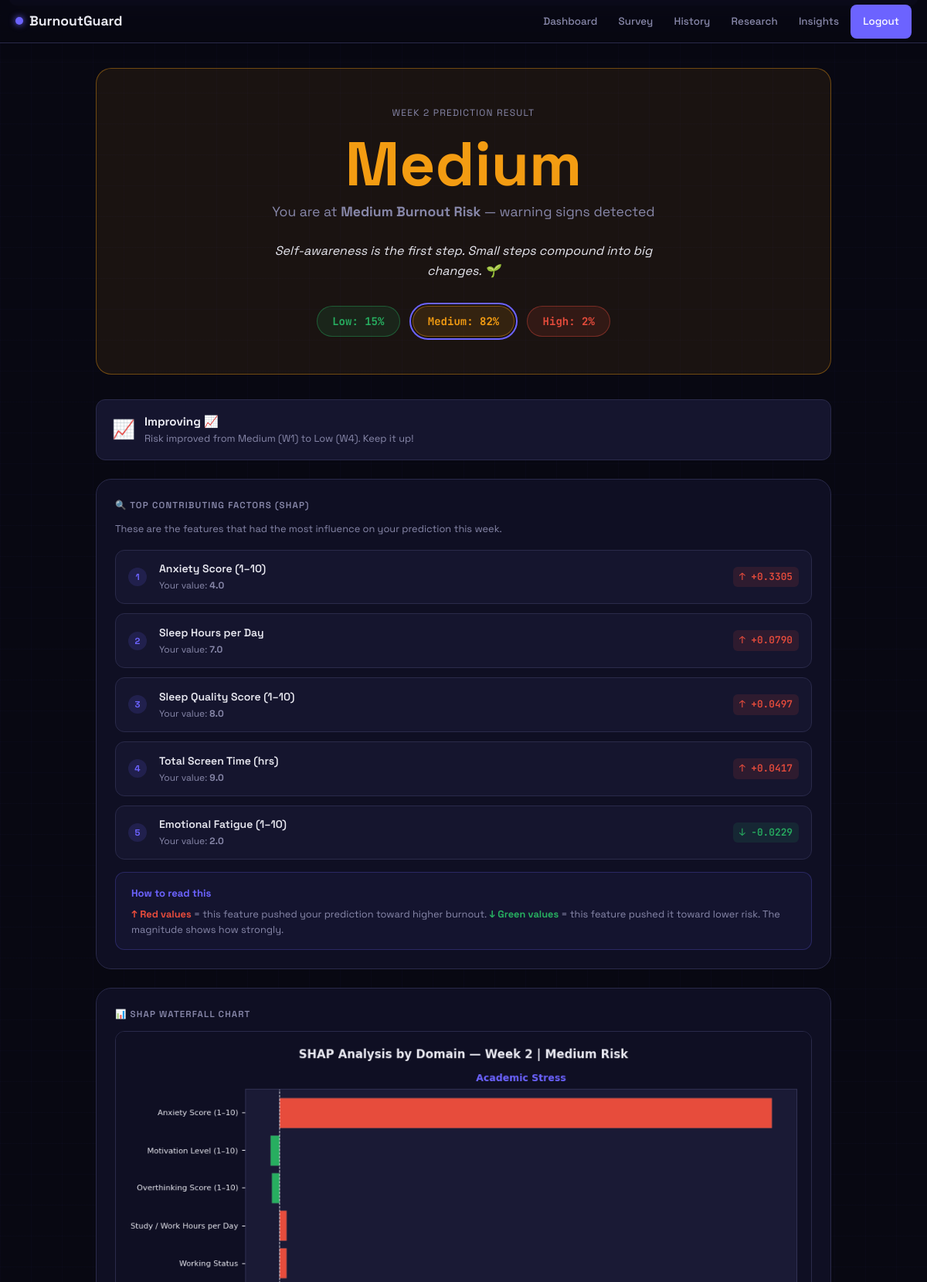
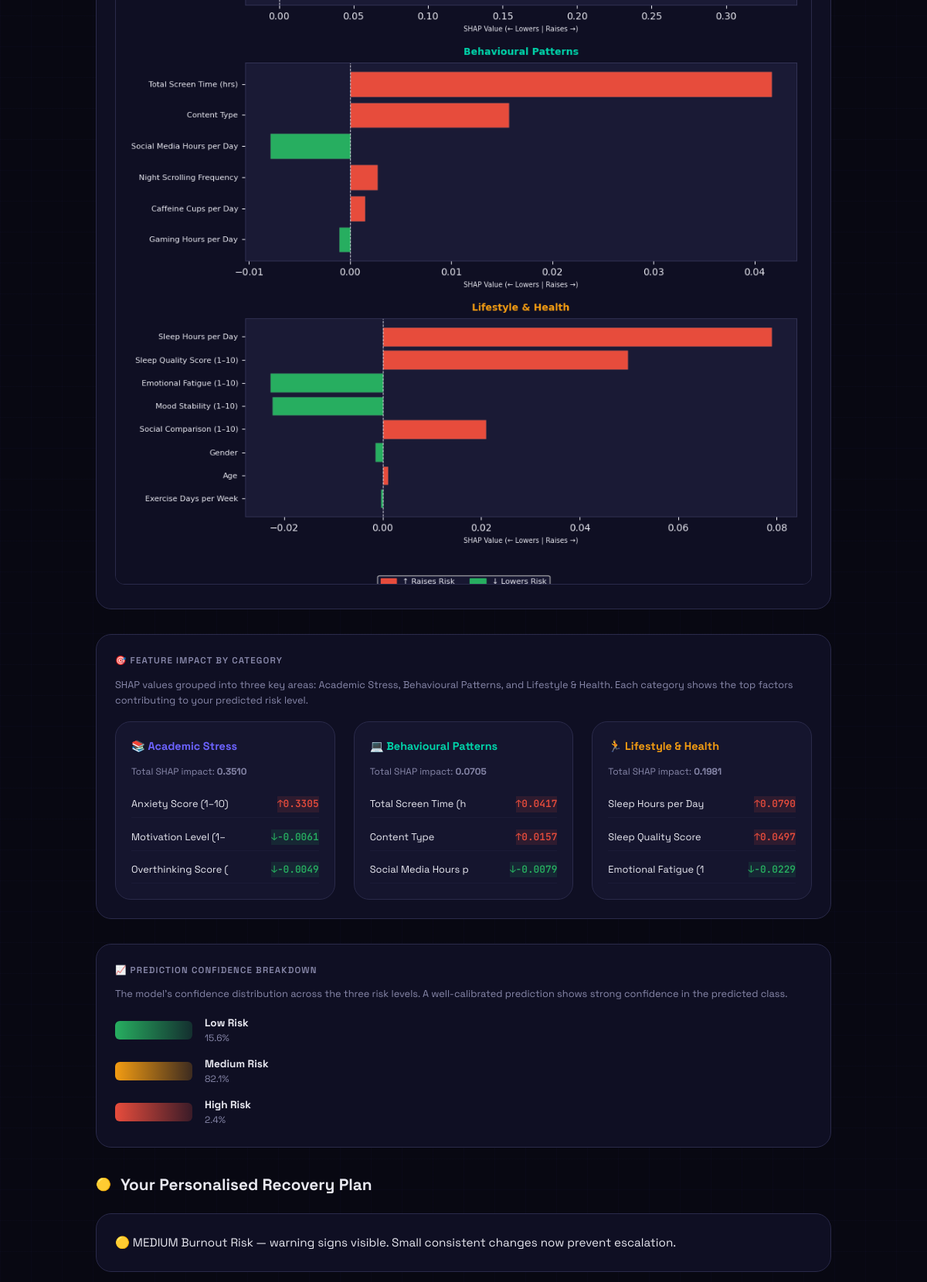
The page /result/2 (signed in, upper part) on the database its author committed (2 pictures, top to bottom).
### tables this page shows
CREATE TABLE predictions (
    id INTEGER PRIMARY KEY AUTOINCREMENT, user_id INTEGER NOT NULL,
    week_number INTEGER NOT NULL, response_id INTEGER NOT NULL,
    predicted_risk TEXT NOT NULL,
    confidence_low REAL, confidence_medium REAL, confidence_high REAL,
    shap_values_json TEXT, top_features_json TEXT,
    grouped_shap_json TEXT, recommendation_json TEXT,
    predicted_at TEXT DEFAULT (datetime('now')),
    FOREIGN KEY(user_id) REFERENCES users(id), UNIQUE(user_id,week_number)
);

### app.py (the view)
@app.route('/result/<int:week>')
@login_required
def result(week):
    db=get_db(); uid=session['user_id']
    pred=db.execute('SELECT * FROM predictions WHERE user_id=? AND week_number=?',(uid,week)).fetchone()
    if not pred: flash('Prediction not found.','danger'); return redirect(url_for('dashboard'))
    shap_vals=json.loads(pred['shap_values_json'])   if pred['shap_values_json']   else {}
    top_feats=json.loads(pred['top_features_json'])  if pred['top_features_json']  else []
    grouped_shap=json.loads(pred['grouped_shap_json']) if pred['grouped_shap_json'] else {}
    rec=json.loads(pred['recommendation_json']) if pred['recommendation_json'] else {}
    shap_chart=make_grouped_shap_chart(grouped_shap,pred['predicted_risk'],uid,week) if grouped_shap else ''
    conf={'Low':pred['confidence_low'] or 0,'Medium':pred['confidence_medium'] or 0,'High':pred['confidence_high'] or 0}
    gauge_chart=make_confidence_gauge_chart(conf,pred['predicted_risk'],uid,week)
    all_p=db.execute('SELECT predicted_risk FROM predictions WHERE user_id=? ORDER BY week_number',(uid,)).fetchall()
    trend=analyse_trend([p['predicted_risk'] for p in all_p])
    return render_template('result.html',user=current_user(),pred=dict(pred),shap_vals=shap_vals,
        top_feats=top_feats,grouped_shap=grouped_shap,rec=rec,shap_chart=shap_chart,
        trend=trend,week=week,feature_labels=FEATURE_LABELS,group_colors=GROUP_COLORS,gauge_chart=gauge_chart)

### app.py (called while the page is built)
def get_db():
    if 'db' not in g:
        g.db = sqlite3.connect(DB_PATH)
        g.db.row_factory = sqlite3.Row
        g.db.execute("PRAGMA foreign_keys=ON")
    return g.db

def login_required(f):
    @wraps(f)
    def dec(*a,**kw):
        if 'user_id' not in session: flash('Please log in.','warning'); return redirect(url_for('login'))
        return f(*a,**kw)
    return dec

def current_user(): return get_db().execute('SELECT * FROM users WHERE id=?',(session['user_id'],)).fetchone() if 'user_id' in session else None

### frontend/templates/result.html (shortened to what this page needs)
{% extends "base.html" %}
{% block content %}
<div class="result-wrap">
  <div class="result-hero risk-{{ pred.predicted_risk }}">
    <div class="week-label">Week {{ week }} Prediction Result</div>
    <div class="risk-display {{ pred.predicted_risk }}">{{ pred.predicted_risk }}</div>
    <div class="risk-subtitle">
      {% if pred.predicted_risk == 'High' %}
        You are showing <strong>High Burnout Risk</strong> — immediate action recommended
      {% elif pred.predicted_risk == 'Medium' %}
        You are at <strong>Medium Burnout Risk</strong> — warning signs detected
      {% else %}
        You have <strong>Low Burnout Risk</strong> — keep maintaining these habits!
      {% endif %}
    </div>
    {% if rec %}
    <p class="motivational">{{ rec.motivational_message }}</p>
    {% endif %}
    <div class="confidence-section">
      <div class="conf-pill low-risk {% if pred.predicted_risk == 'Low' %}predicted{% endif %}">
        Low: {{ (pred.confidence_low * 100)|int }}%
      </div>
      <div class="conf-pill medium-risk {% if pred.predicted_risk == 'Medium' %}predicted{% endif %}">
        Medium: {{ (pred.confidence_medium * 100)|int }}%
      </div>
      <div class="conf-pill high-risk {% if pred.predicted_risk == 'High' %}predicted{% endif %}">
        High: {{ (pred.confidence_high * 100)|int }}%
      </div>
    </div>
  </div>
  {% if trend.trend != 'No Data' %}
  <div class="trend-mini">
    <div style="font-size:1.5rem;">
      {% if 'Improving' in trend.trend %}📈
      {% elif 'Declining' in trend.trend %}📉
      {% elif 'Stable' in trend.trend %}➡️
      {% else %}〰️{% endif %}
    </div>
    <div>
      <h4>{{ trend.trend }}</h4>
      <p>{{ trend.details }}</p>
    </div>
  </div>
  {% endif %}
  <div class="result-grid">
    <div class="card">
      <div class="card-title">🔍 Top Contributing Factors (SHAP)</div>
      <p class="text-small text-muted mb-2">
        These are the features that had the most influence on your prediction this week.
      </p>
      {% if top_feats %}
      <div class="top-features">
        {% for feat in top_feats %}
        <div class="feature-row">
          <div class="feature-rank">{{ loop.index }}</div>
          <div class="feature-info">
            <div class="feature-name">{{ feat.name }}</div>
            <div class="feature-raw">Your value: <strong>{{ feat.raw_value }}</strong></div>
          </div>
          <div class="feature-shap {% if feat.direction == 'increases' %}shap-up{% else %}shap-down{% endif %}">
            {% if feat.direction == 'increases' %}↑{% else %}↓{% endif %}
            {{ '%+.4f' | format(feat.shap_value) }}
          </div>
        </div>
        {% endfor %}
      </div>
      <div class="shap-explainer">
        <h5>How to read this</h5>
        <p>
          <strong style="color:#e74c3c">↑ Red values</strong> = this feature pushed your prediction toward higher burnout.
          <strong style="color:#27ae60">↓ Green values</strong> = this feature pushed it toward lower risk.
          The magnitude shows how strongly.
        </p>
      </div>
      {% endif %}
    </div>
    <div class="card">
      <div class="card-title">📊 SHAP Waterfall Chart</div>
      {% if shap_chart %}
        <img src="{{ url_for('static', filename='img/' ~ shap_chart) }}"
             class="chart-img" alt="SHAP Explanation Week {{ week }}">
      {% else %}
        <div style="text-align:center; padding:2rem; color:var(--fg-muted);">
          Chart generation pending
        </div>
      {% endif %}
    </div>
  </div>
  <div class="result-grid" style="margin-bottom:2rem;">
    <div class="card">
      <div class="card-title">🎯 Feature Impact by Category</div>
      <p class="text-small text-muted mb-2">
        SHAP values grouped into three key areas: Academic Stress, Behavioural Patterns, and Lifestyle & Health.
        Each category shows the top factors contributing to your predicted risk level.
      </p>
      {% if grouped_shap %}
      <div style="display:grid; grid-template-columns:1fr 1fr 1fr; gap:1.5rem;">
        {% for group_name, group_data in grouped_shap.items() %}
        <div style="background:var(--bg-raised); border-radius:var(--radius-lg); padding:1.25rem; border:1px solid var(--border);">
          <h4 class="{% if 'Academic' in group_name %}group-title-academic{% elif 'Behavioural' in group_name %}group-title-behavioural{% else %}group-title-lifestyle{% endif %}" style="font-size:0.9rem; font-weight:700; margin-bottom:0.75rem;">
            {% if 'Academic' in group_name %}📚 Academic Stress
            {% elif 'Behavioural' in group_name %}💻 Behavioural Patterns
            {% else %}🏃 Lifestyle & Health{% endif %}
          </h4>
          <p style="font-size:0.75rem; color:var(--fg-muted); margin-bottom:1rem;">
            Total SHAP impact: <strong>{{ "%.4f"|format(group_data.total) }}</strong>
          </p>
          <ul style="list-style:none; display:flex; flex-direction:column; gap:0.5rem;">
            {% for feat in group_data.features[:3] %}
            <li style="font-size:0.8rem; padding:0.4rem 0; border-bottom:1px solid rgba(42,42,74,0.3); display:flex; justify-content:space-between; align-items:center;">
              <span>{{ feat.label[:20] }}</span>
              <span class="{% if feat.direction == 'increases' %}shap-up{% else %}shap-down{% endif %}" style="font-family:var(--font-mono); font-weight:600;">
                {% if feat.direction == 'increases' %}↑{% else %}↓{% endif %}{{ "%.4f"|format(feat.shap_value) }}
              </span>
            </li>
            {% endfor %}
          </ul>
        </div>
        {% endfor %}
      </div>
      {% endif %}
    </div>
  </div>
  <div class="result-grid" style="margin-bottom:2rem;">
    <div class="card">
      <div class="card-title">📈 Prediction Confidence Breakdown</div>
      <p class="text-small text-muted mb-2">
        The model's confidence distribution across the three risk levels. A well-calibrated prediction shows strong confidence in the predicted class.
      </p>
      <div style="display:grid; grid-template-columns:1fr 1fr; gap:1.5rem; align-items:center;">
        <div>
          <div style="display:flex; flex-direction:column; gap:0.75rem;">
            <div style="display:flex; align-items:center; gap:1rem;">
              <div style="width:100px; height:24px; background:linear-gradient(to right, #27ae60, rgba(39,174,96,0.2)); border-radius:6px;"></div>
              <div>
                <div style="font-size:0.85rem; font-weight:700;">Low Risk</div>
                <div style="font-size:0.75rem; color:var(--fg-muted);">{{ (pred.confidence_low * 100)|round(1) }}%</div>
              </div>
            </div>
            <div style="display:flex; align-items:center; gap:1rem;">
              <div style="width:100px; height:24px; background:linear-gradient(to right, #f39c12, rgba(243,156,18,0.2)); border-radius:6px;"></div>
              <div>
                <div style="font-size:0.85rem; font-weight:700;">Medium Risk</div>
                <div style="font-size:0.75rem; color:var(--fg-muted);">{{ (pred.confidence_medium * 100)|round(1) }}%</div>
              </div>
            </div>
            <div style="display:flex; align-items:center; gap:1rem;">
              <div style="width:100px; height:24px; background:linear-gradient(to right, #e74c3c, rgba(231,76,60,0.2)); border-radius:6px;"></div>
              <div>
                <div style="font-size:0.85rem; font-weight:700;">High Risk</div>
                <div style="font-size:0.75rem; color:var(--fg-muted);">{{ (pred.confidence_high * 100)|round(1) }}%</div>
              </div>
            </div>
          </div>
        </div>
      </div>
    </div>
  </div>
  {% if rec %}
  <div class="rec-section">
    <div class="rec-header">
      <div class="section-icon">
        {% if pred.predicted_risk == 'High' %}⚠️{% elif pred.predicted_risk == 'Medium' %}🟡{% else %}✅{% endif %}
      </div>
      <h2>Your Personalised Recovery Plan</h2>
    </div>
    <div class="card mb-2">
      <p style="font-size:0.95rem; line-height:1.7;">{{ rec.summary }}</p>
    </div>
  </div>
  {% endif %}
</div>
{% endblock %}

### frontend/templates/base.html (style rules this page uses)
:root { --bg-deep: #080812; --bg-card: #0f0f23; --bg-raised: #15152e; --bg-input: #1a1a35; --border: #2a2a4a; --border-glow:#4040aa; --fg: #e8e8f0; --fg-muted: #8888aa; --fg-dim: #4a4a6a; --green: #27ae60; --yellow: #f39c12; --red: #e74c3c; --purple: #6c63ff; --blue: #3498db; --cyan: #00d4aa; --font-body: 'Space Grotesk', sans-serif; --font-mono: 'JetBrains Mono', monospace; --radius: 12px; --radius-lg: 20px; --shadow: 0 4px 24px rgba(0,0,0,0.5); --glow-purple: 0 0 20px rgba(108,99,255,0.3); --safe-top: env(safe-area-inset-top, 0px); --safe-bottom: env(safe-area-inset-bottom, 0px); --safe-left: env(safe-area-inset-left, 0px); --safe-right: env(safe-area-inset-right, 0px); --nav-height: 56px; --bottom-nav-height: 60px; }
*, *::before, *::after { box-sizing: border-box; margin: 0; padding: 0; }
html { font-size: 16px; scroll-behavior: smooth; -webkit-text-size-adjust: 100%; height: -webkit-fill-available; }
body { background: var(--bg-deep); color: var(--fg); font-family: var(--font-body); min-height: 100vh; min-height: -webkit-fill-available; line-height: 1.6; overflow-x: hidden; }
body::before { content: ''; position: fixed; inset: 0; background-image: linear-gradient(rgba(108,99,255,0.025) 1px, transparent 1px), linear-gradient(90deg, rgba(108,99,255,0.025) 1px, transparent 1px); background-size: 40px 40px; pointer-events: none; z-index: 0; }
.card { background: var(--bg-card); border: 1px solid var(--border); border-radius: var(--radius-lg); padding: 1.5rem; }
.card-title { font-size: 0.72rem; font-weight: 600; letter-spacing: 0.1em; text-transform: uppercase; color: var(--fg-muted); margin-bottom: 0.75rem; }
.risk-Medium { background:rgba(243,156,18,0.15); color:#f39c12; border:1px solid rgba(243,156,18,0.4); }
.text-muted { color:var(--fg-muted); }
.text-small { font-size:0.8rem; }
.mb-2 { margin-bottom:1rem }

### rows shown on the page
predictions: predicted_risk "Medium", (pred.confidence_low*100)|int "15", (pred.confidence_medium*100)|int "82", (pred.confidence_high*100)|int "2", (pred.confidence_low*100)|round(1) "15.6", (pred.confidence_medium*100)|round(1) "82.1", (pred.confidence_high*100)|round(1) "2.4"

### other values the page prints
{{ week }} "2"
{{ rec.motivational_message }} "Self-awareness is the first step. Small steps compound into big changes. 🌱"
{{ trend.trend }} "Improving 📈"
{{ trend.details }} "Risk improved from Medium (W1) to Low (W4). Keep it up!"
{{ feat.name }} "Anxiety Score (1–10)" "Sleep Hours per Day" "Sleep Quality Score (1–10)" "Total Screen Time (hrs)" "Emotional Fatigue (1–10)"
{{ feat.raw_value }} "4.0" "7.0" "8.0" "9.0" "2.0"
{{ '%+.4f' | format(feat.shap_value) }} "+0.3305" "+0.0790" "+0.0497" "+0.0417" "-0.0229"
{{ "%.4f"|format(group_data.total) }} "0.3510" "0.0705" "0.1981"
{{ feat.label[:20] }} "Anxiety Score (1–10)" "Motivation Level (1–" "Overthinking Score (" "Total Screen Time (h" "Content Type" "Social Media Hours p" "Sleep Hours per Day" "Sleep Quality Score" "Emotional Fatigue (1"
{{ "%.4f"|format(feat.shap_value) }} "0.3305" "-0.0061" "-0.0049" "0.0417" "0.0157" "-0.0079" "0.0790" "0.0497" "-0.0229"
{{ rec.summary }} "🟡 MEDIUM Burnout Risk — warning signs visible. Small consistent changes now prevent escalation."
